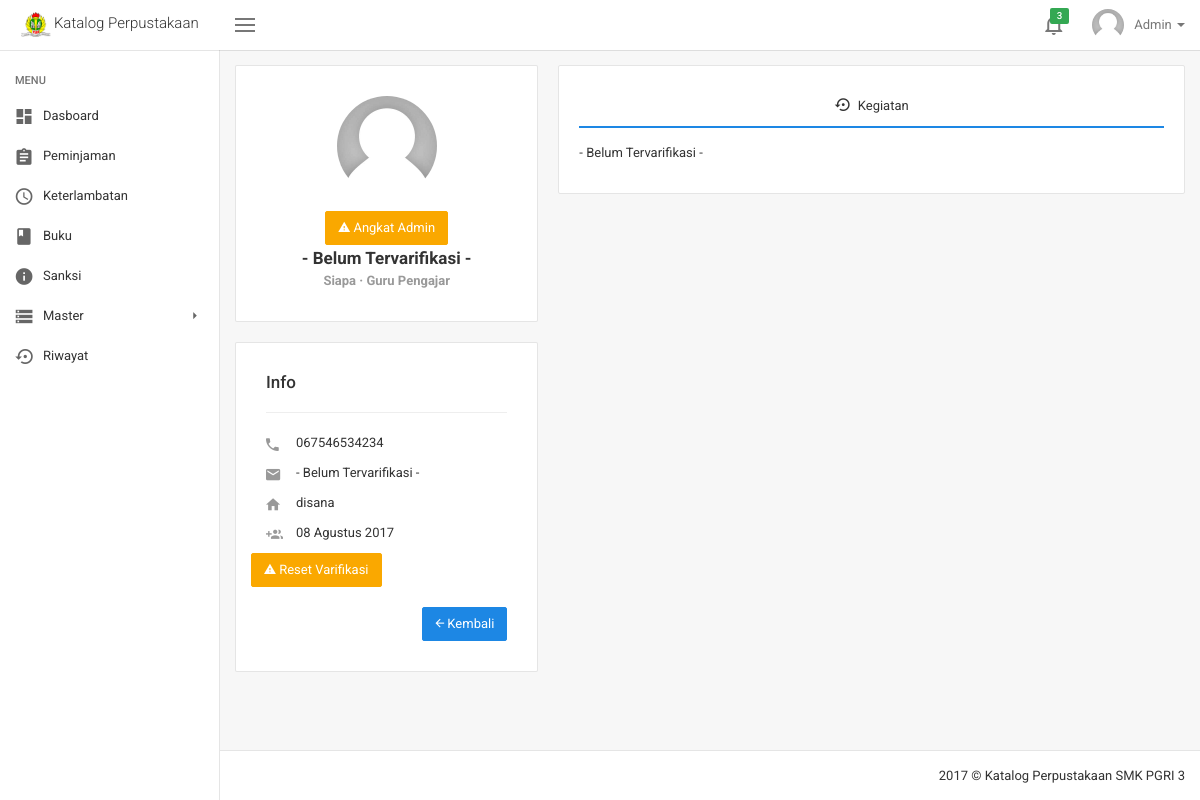
Before: /detail_user.php?no_induk=15678 (signed in) with the older database file.
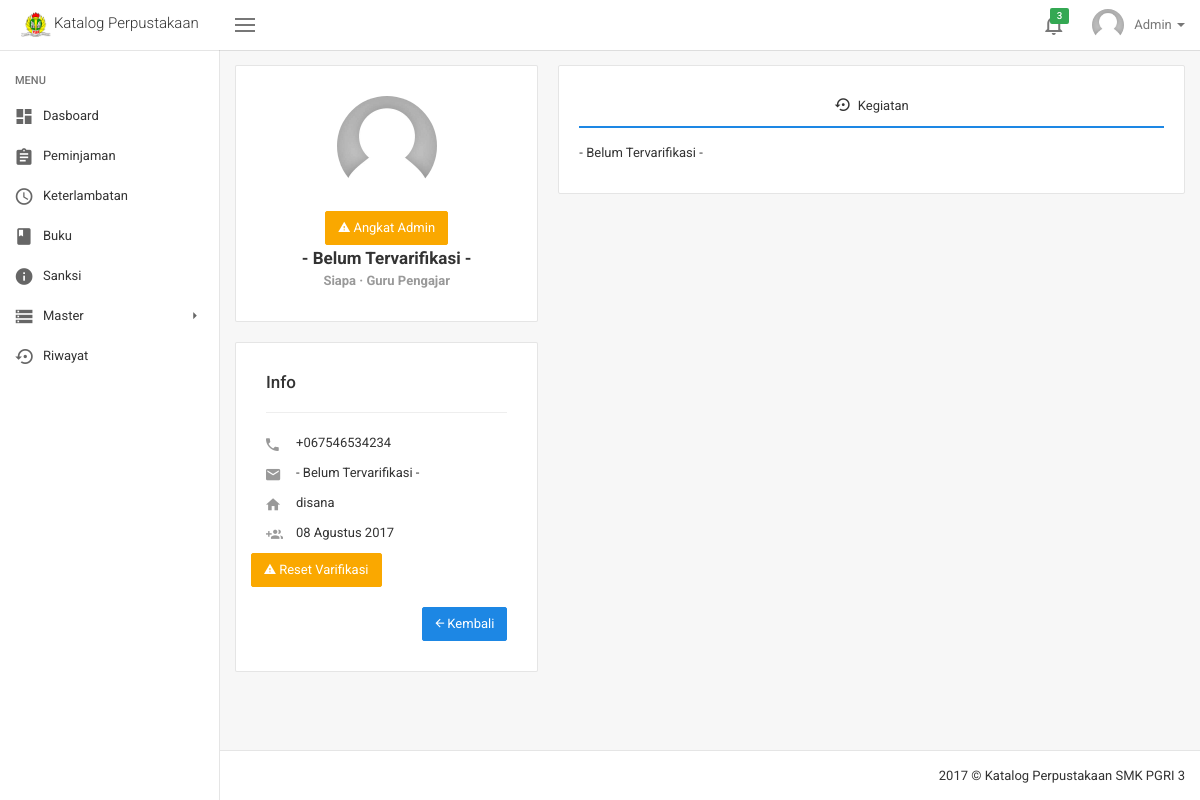
After: the same page with the newer database file.
### tables this page shows
CREATE TABLE `user` (
  `id_user` int(12) NOT NULL,
  `no_induk` varchar(225) NOT NULL,
  `nama` varchar(225) NOT NULL,
  `foto_user` varchar(225) NOT NULL,
  `jabatan` varchar(225) NOT NULL,
  `kelas` varchar(225) NOT NULL,
  `no_hp` varchar(15) NOT NULL,
  `alamat` text NOT NULL,
  `tgl_entri` date NOT NULL,
  `varifikasi` enum('Sudah','Belum') NOT NULL
);

### menu/header.php (called while the page is built, shortened)
<?php include('system/session.php');
    function tanggal_indo($tanggal){
        $bulan = array (1 =>   'Januari',
                'Februari',
                'Maret',
                'April',
                'Mei',
                'Juni',
                'Juli',
                'Agustus',
                'September',
                'Oktober',
                'November',
                'Desember'
        );
        $split = explode('-', $tanggal);
        return $split[2] . ' ' . $bulan[ (int)$split[1] ] . ' ' . $split[0];
    }
?>

### detail_user.php (the view, shortened to what the changed rows need)
<!DOCTYPE html>
<html lang="en">
    <?php include('script/head_script.php');
        if (isset($_GET['no_induk'])) {
            $no_induk = ($_GET["no_induk"]);
            $query_user = "SELECT * FROM user WHERE no_induk = '$no_induk'";
            $result_user = mysqli_query($con, $query_user);
            $data_user       = mysqli_fetch_assoc($result_user);
            $nama_user       = $data_user["nama"];
            $jabatan_user    = $data_user["jabatan"];
            $no_hp_user      = $data_user["no_hp"];
            $alamat_user     = $data_user["alamat"];
            $tgl_entri_user  = $data_user["tgl_entri"];
            $varifikasi_user = $data_user["varifikasi"];
        }
    ?>
  <body class="layout layout-header-fixed layout-left-sidebar-fixed">
    <?php include('menu/header.php') ?>
    <div class="site-main">
      <div class="site-content">
        <div class="profile">
          <div class="row gutter-sm">
            <div class="col-md-4 col-sm-5">
              <div class="p-about m-b-20">
                <div class="pa-padding">
                  <div class="pa-name">
                  <?php
                  if($varifikasi_user == "Belum"){
                    echo ' - Belum Tervarifikasi - ';
                  }
                  else{
                    echo 'Tervarifikasi';
                  }
                  ?>
                    <div class="pa-text"><?php echo $nama_user ?> · <?php echo $jabatan_user ?></div>                  </div>
                </div>
              </div>
              <div class="p-info m-b-20">
                <div class="pi-item">
                  <div class="pii-icon">
                    <i class="zmdi zmdi-phone"></i>
                  </div>
                  <div class="pii-value"><?php echo $no_hp_user?></div>
                </div>
                <div class="pi-item">
                  <div class="pii-icon">
                    <i class="zmdi zmdi-home"></i>
                  </div>
                  <div class="pii-value"><?php echo $alamat_user ?></div>
                </div>
                <div class="pi-item">
                  <div class="pii-icon">
                    <i class="zmdi zmdi-accounts-add"></i>
                  </div>
                  <div class="pii-value"><?php echo tanggal_indo(''.$tgl_entri_user.'')?></div>
                </div>
                <br>
              </div>
            </div>
          </div>
        </div>
      </div>
    </div>
  </body>
</html>

Changed rows visible on the page:
changed user "Siapa": no_hp "067546534234" → "+067546534234"
